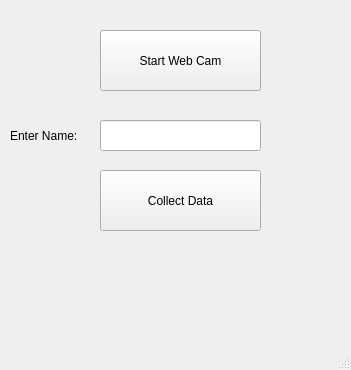
<?xml version="1.0" encoding="UTF-8"?>
<ui version="4.0">
 <class>MainWindow</class>
 <widget class="QMainWindow" name="MainWindow">
  <property name="geometry">
   <rect>
    <x>0</x>
    <y>0</y>
    <width>351</width>
    <height>370</height>
   </rect>
  </property>
  <property name="windowTitle">
   <string>MainWindow</string>
  </property>
  <widget class="QWidget" name="centralwidget">
   <widget class="QPushButton" name="Start_Web_Cam">
    <property name="geometry">
     <rect>
      <x>100</x>
      <y>30</y>
      <width>161</width>
      <height>61</height>
     </rect>
    </property>
    <property name="text">
     <string>Start Web Cam</string>
    </property>
   </widget>
   <widget class="QPushButton" name="Collect_Data_button">
    <property name="geometry">
     <rect>
      <x>100</x>
      <y>170</y>
      <width>161</width>
      <height>61</height>
     </rect>
    </property>
    <property name="text">
     <string>Collect Data</string>
    </property>
   </widget>
   <widget class="QLineEdit" name="Enter_Name">
    <property name="geometry">
     <rect>
      <x>100</x>
      <y>120</y>
      <width>161</width>
      <height>31</height>
     </rect>
    </property>
    <property name="text">
     <string/>
    </property>
   </widget>
   <widget class="QLabel" name="label">
    <property name="geometry">
     <rect>
      <x>10</x>
      <y>125</y>
      <width>81</width>
      <height>21</height>
     </rect>
    </property>
    <property name="text">
     <string>Enter Name:</string>
    </property>
   </widget>
  </widget>
  <widget class="QStatusBar" name="statusbar"/>
 </widget>
 <resources/>
 <connections/>
</ui>
